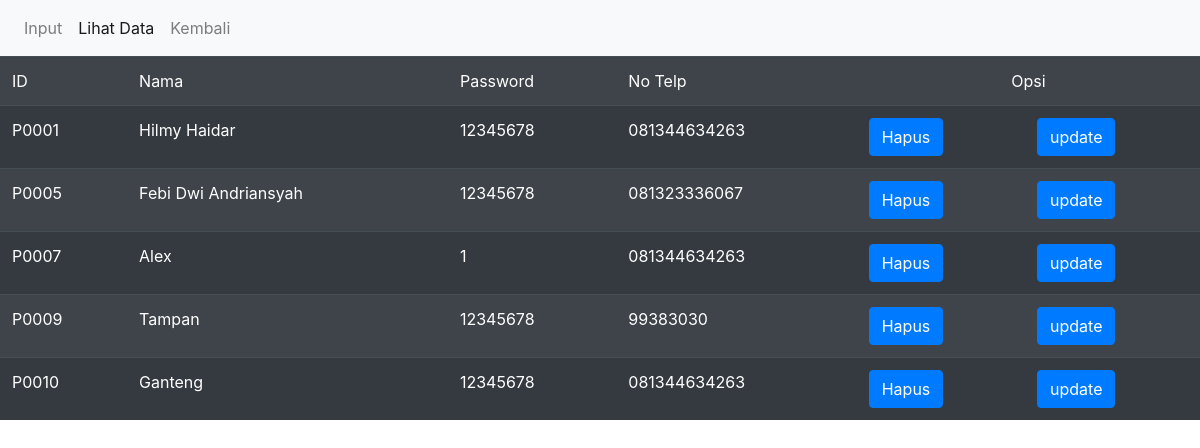
Screenshot of /dbase/tampil.php with the database file from the repository.
### tables this page shows
CREATE TABLE `pegawai` (
  `id_pegawai` char(5) NOT NULL,
  `Nama` varchar(30) DEFAULT NULL,
  `password` char(8) DEFAULT NULL,
  `no_telp` varchar(13) DEFAULT NULL
);

### dbase/tampil.php (the view, shortened to what this page needs)
<!DOCTYPE html>
	<html>
	<head>
		<link rel="stylesheet" href="https://stackpath.bootstrapcdn.com/bootstrap/4.3.1/css/bootstrap.min.css">
	</head>
	<body>
		<nav class="navbar navbar-expand-lg navbar-light bg-light">
		  <div class="collapse navbar-collapse" id="navbarNav">
		    <ul class="navbar-nav">
		      <li class="nav-item">
		        <a class="nav-link" href="bindex.php">Input <span class="sr-only">(current)</span></a>
		      </li>
		      <li class="nav-item active">
		        <a class="nav-link" href="tampil.php">Lihat Data</a>
		      </li>
		      <li class="nav-item">
		        <a class="nav-link" href="bindex.php">Kembali <span class="sr-only">(current)</span></a>
		      </li>
		    </ul>
		  </div>
		</nav>
		<table class="table table-striped table-dark">
			<tr>
				<td>ID</td>
				<td> Nama </td>
				<td> Password </td>
				<td> No Telp </td>
				<td colspan="2" align="center"> Opsi</td>
			</tr>
			<?php
				include 'connect.php';
				$query=mysqli_query($conn,"select * from pegawai");
				while ($a=mysqli_fetch_array($query)) {
					?>
					<tr>
						<td><?php echo $a['id_pegawai']?></td>
						<td><?php echo $a['Nama']?></td>
						<td><?php echo $a['password']?></td>
						<td><?php echo $a['no_telp']?></td>
						<td>
							<a href="hapuss.php?id=<?=$a['id_pegawai']?>"><button type="button" class="btn btn-primary">Hapus</button></a>
						</td>
						<td>
							<a href="update.php?id=<?php echo $a['id_pegawai'];?>"><button type="button" class="btn btn-primary">update</button></a>
						</td>
					</tr>
					<?php
				} ?>
 		</table>
	</body>
	</html>

### rows the page displays
pegawai: id_pegawai "P0001", Nama "Hilmy Haidar", password "12345678", no_telp "081344634263"
pegawai: id_pegawai "P0005", Nama "Febi Dwi Andriansyah", password "12345678", no_telp "081323336067"
pegawai: id_pegawai "P0007", Nama "Alex", password "1", no_telp "081344634263"
pegawai: id_pegawai "P0009", Nama "Tampan", password "12345678", no_telp "99383030"
pegawai: id_pegawai "P0010", Nama "Ganteng", password "12345678", no_telp "081344634263"
